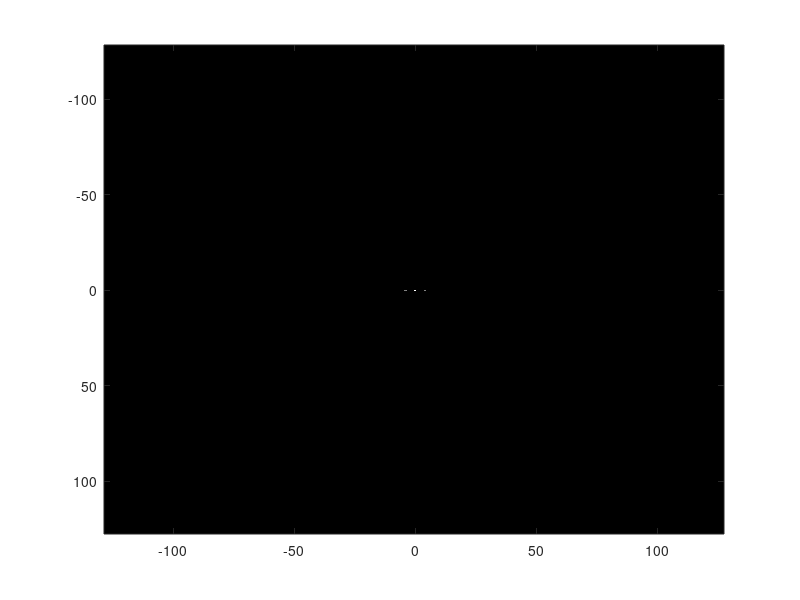

Reproduce this figure in MATLAB. (Note: this script raises an error after producing the figure.)
img = zeros(256,256);
[H, W] = size(img);
for y = 1:H
    for x = 1:W
        img(y,x) = sin(2 * pi / (256 / 4) * x) + 1;
    end
end
fft2_img = fft2(img);
fspec = fftshift(fft2_img);
fig = abs(fspec);
power = fig * fig;

figure;
colormap(gray);
imagesc([-128:127],[-128:127], power);
ais image;